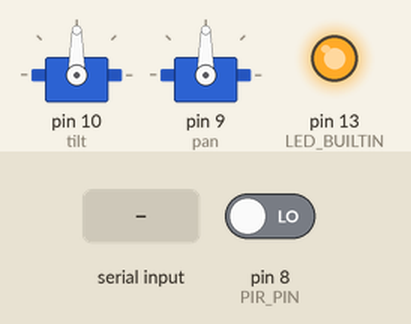
This program was run on a simulated Arduino Nano, built with avr-gcc and run on an emulated ATmega328P. Parts: 2 × servo, output pins drawn as LEDs (lit = HIGH). Inputs (shaded band) come from the test bench; at power-on: pin 8 (PIR_PIN) LOW.

Above: at 1.2 s.
1.3 s: byte 255 (255) received over Serial
At 1.7 s:
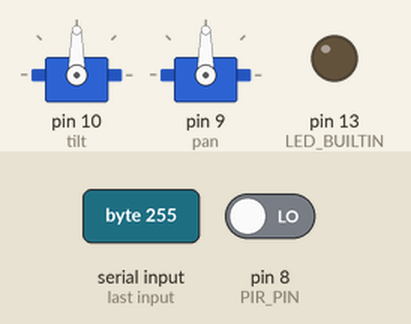
2.8 s: "1" received over Serial
At 4.0 s:
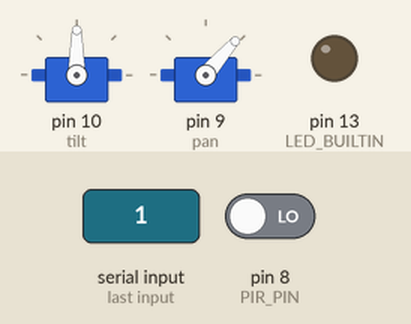
4.3 s: "0" received over Serial
At 5.2 s:
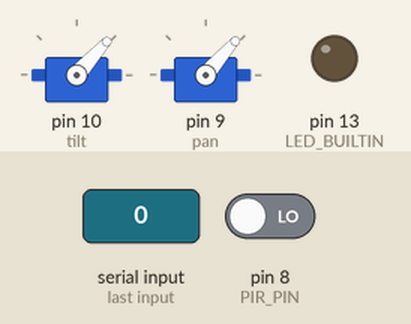
Timing chart, 0 to 7.3 s (numbered marks = the images above; inputs shaded):
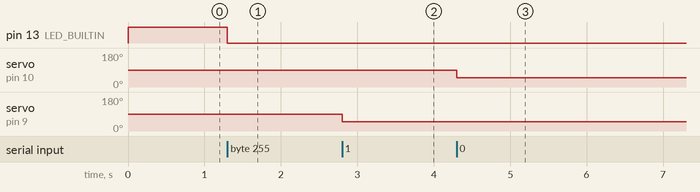

The program:

main.cpp
```cpp
#include <Arduino.h>
#include <Servo.h>

#define PIR_PIN 8

Servo pan;
Servo tilt;

void setup() {
    // initialize digital pin LED_BUILTIN as an output.
    Serial.begin(115200);
    pinMode(LED_BUILTIN, OUTPUT);
    tilt.attach(10); //  min 40 max 115 (higher)
    pan.attach(9); // min 0 max 180 straight ahead 90
    pinMode(LED_BUILTIN, OUTPUT);
    digitalWrite(LED_BUILTIN, HIGH);
    pinMode(PIR_PIN, INPUT);
    digitalWrite(PIR_PIN, HIGH);
}

// the loop function runs over and over again forever
void loop() {
    static int byteNum = 0;
    static int humanWasInSpace = false;
    int humanInSpace = digitalRead(8);

    if (humanInSpace != humanWasInSpace) {
        Serial.println(humanInSpace);
        humanWasInSpace = humanInSpace;
    }

    if (Serial.available() > 0) {
        int incomingByte = Serial.read();
        if (incomingByte == 255) {
            byteNum = 1;
            digitalWrite(LED_BUILTIN, LOW);
        } else if ((byteNum == 1) && (incomingByte < 181)) {
            pan.write(incomingByte);
            byteNum++;
        } else if ((byteNum == 2) && (incomingByte >= 40) && (incomingByte <= 115)){
            tilt.write(incomingByte);
            byteNum = 0;
        }
    }
}
```

Measured:
- after the input at 1.3 s, pin 13 (LED_BUILTIN): HIGH → LOW at once
- after the input at 2.8 s, servo on pin 9 (pan): 90° → 49° at once
- after the input at 4.3 s, servo on pin 10 (tilt): 90° → 48° at once
